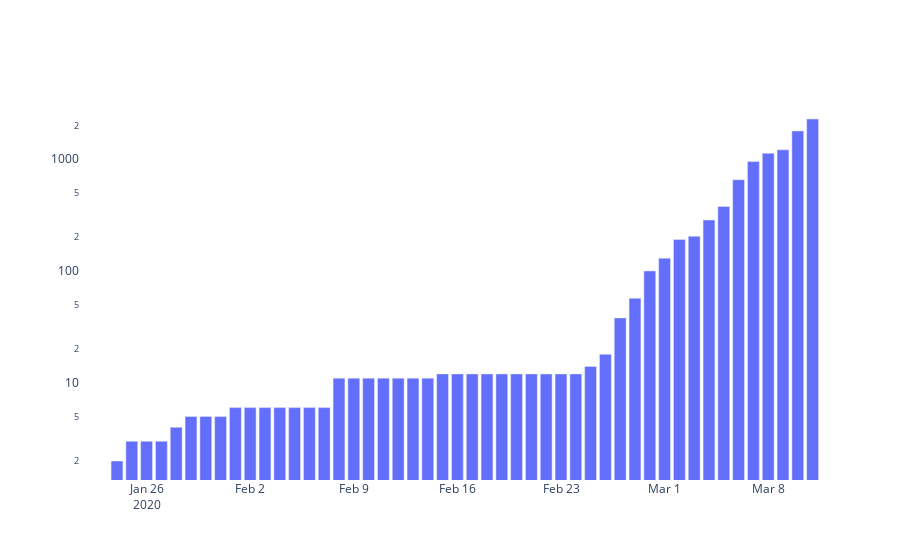

The code cell stored with this chart in its notebook:
### Code cell
fig = go.Figure([go.Bar(
    x=ts_fr.index, 
    y=ts_fr, 
    )])
fig.update_layout(plot_bgcolor='white', yaxis_type="log")

fig.show()
